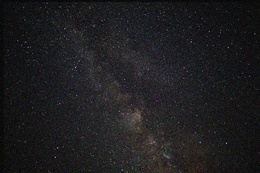
%> input picture Lab05/Image25.jpg, 260 x 173 px, shrunk from 800 x 533 before the run
$ octave Lab05-1.m   (GNU Octave 9; MATLAB toolbox functions it lacks are replaced by stand-ins)
%> lines starting %> are read from the running program, lines starting %| are printed output that depends on the picture
clear
pkg load image

function P = AddPadding(J, n)
  # add padding
  [rows, cols] = size(J);
  P = double(ones(rows + 2 * n, cols + 2 * n));
  P(1+n:rows+n, 1+n:cols+n) = J;
endfunction

function R = CutPadding(J, n)
  [rows, cols] = size(J);
  rows -= 2 * n;
  cols -= 2 * n;
  R = J(1 + n:rows+n, 1+n:cols+n);
endfunction


function R = median(J, S)
  n = floor(length(S)/2);
  [rows, cols] = size(J);
  J = AddPadding(J, n);
  R = double(ones(size(J)));
  for r = 1+n:rows+n
    for c = 1+n:cols+n
      count = 0;
      unique_v = unique(J(r - n: r + n,c - n: c + n));
      for i = 1:length(unique_v)
        count += sum(S(J(r - n: r + n,c - n: c + n) == unique_v(i)));
        if count > 15
          R(r, c) = unique_v(i);
          break;
        endif
      endfor
    endfor
  endfor
  R = CutPadding(R, n);
endfunction


I = imread("Image25.jpg");
%> I is the input picture: size 173x260x3 uint8; mean R, G, B 30.1, 29.4, 31.2
G = rgb2gray(im2double(I));
imshow(G);
SE = [0, 1, 1, 1, 0; 1, 2, 2, 2, 1; 1, 1, 5, 1, 1; 1, 2, 2, 2, 1; 0, 1, 1, 1, 0];
R = median(G, SE);
%> in AddPadding, `P(1+n:rows+n, 1+n:cols+n) = J;`:
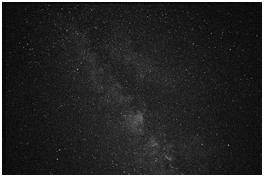
%> P: size 177x264 double; min 0.00279, max 1, mean 0.15
imwrite(R, "Results/Image25Result.jpg");
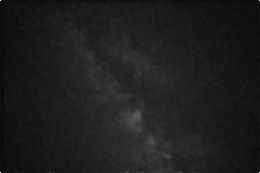
%> saved as Image25Result.jpg: size 173x260 uint8; min 8, max 255, mean 29.2
